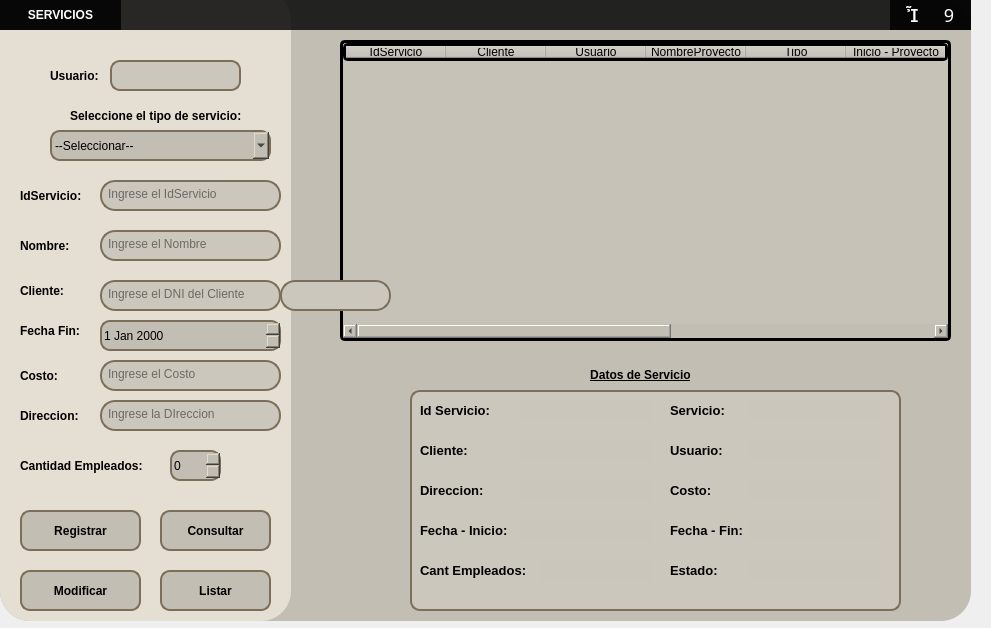
<?xml version="1.0" encoding="UTF-8"?>
<ui version="4.0">
 <class>MainWindow</class>
 <widget class="QMainWindow" name="MainWindow">
  <property name="geometry">
   <rect>
    <x>0</x>
    <y>0</y>
    <width>991</width>
    <height>628</height>
   </rect>
  </property>
  <property name="windowTitle">
   <string>MainWindow</string>
  </property>
  <widget class="QWidget" name="centralwidget">
   <widget class="QWidget" name="widget" native="true">
    <property name="geometry">
     <rect>
      <x>-10</x>
      <y>-10</y>
      <width>991</width>
      <height>641</height>
     </rect>
    </property>
    <property name="styleSheet">
     <string notr="true"/>
    </property>
    <widget class="QFrame" name="frame">
     <property name="geometry">
      <rect>
       <x>10</x>
       <y>10</y>
       <width>971</width>
       <height>621</height>
      </rect>
     </property>
     <property name="styleSheet">
      <string notr="true">
background-color: rgb(195, 190, 180);
border-radius:30px
</string>
     </property>
     <property name="frameShape">
      <enum>QFrame::StyledPanel</enum>
     </property>
     <property name="frameShadow">
      <enum>QFrame::Raised</enum>
     </property>
     <widget class="QWidget" name="widget_2" native="true">
      <property name="geometry">
       <rect>
        <x>0</x>
        <y>0</y>
        <width>971</width>
        <height>30</height>
       </rect>
      </property>
      <property name="styleSheet">
       <string notr="true">background-color:rgba(0,0,0,210);
</string>
      </property>
      <widget class="QLabel" name="label_2">
       <property name="geometry">
        <rect>
         <x>0</x>
         <y>0</y>
         <width>121</width>
         <height>30</height>
        </rect>
       </property>
       <property name="font">
        <font>
         <pointsize>9</pointsize>
         <weight>75</weight>
         <bold>true</bold>
        </font>
       </property>
       <property name="styleSheet">
        <string notr="true">color:rgba(255,255,255,255)</string>
       </property>
       <property name="text">
        <string>&lt;html&gt;&lt;head/&gt;&lt;body&gt;&lt;p align=&quot;center&quot;&gt;SERVICIOS&lt;/p&gt;&lt;/body&gt;&lt;/html&gt;</string>
       </property>
      </widget>
      <widget class="QWidget" name="horizontalWidget_4" native="true">
       <property name="geometry">
        <rect>
         <x>890</x>
         <y>0</y>
         <width>81</width>
         <height>30</height>
        </rect>
       </property>
       <property name="styleSheet">
        <string notr="true">QPushButton{
	background-color:rgba(0,0,0,0);
	color:rgb(255,255,255);
	border-radius:1px;
	font-size:18px;
	font-family:dripicons-v2;
}

QPushButton:hover{
	background-color:rgb(49,48,53)
}

QPushButton#cerrar:hover{
	background-color:rgb(232,17,25)
}

QpushButton:pressed{
	padding-top:5px;
 	padding-left:5px;
}
</string>
       </property>
       <layout class="QHBoxLayout" name="horizontalLayout_4">
        <property name="spacing">
         <number>0</number>
        </property>
        <property name="leftMargin">
         <number>0</number>
        </property>
        <property name="topMargin">
         <number>0</number>
        </property>
        <property name="rightMargin">
         <number>0</number>
        </property>
        <property name="bottomMargin">
         <number>0</number>
        </property>
        <item>
         <widget class="QPushButton" name="btnMinimizar">
          <property name="minimumSize">
           <size>
            <width>30</width>
            <height>30</height>
           </size>
          </property>
          <property name="maximumSize">
           <size>
            <width>30</width>
            <height>30</height>
           </size>
          </property>
          <property name="text">
           <string></string>
          </property>
         </widget>
        </item>
        <item>
         <widget class="QPushButton" name="btnCerrar">
          <property name="minimumSize">
           <size>
            <width>30</width>
            <height>30</height>
           </size>
          </property>
          <property name="maximumSize">
           <size>
            <width>30</width>
            <height>30</height>
           </size>
          </property>
          <property name="text">
           <string>9</string>
          </property>
         </widget>
        </item>
       </layout>
      </widget>
     </widget>
     <widget class="QPushButton" name="btnListar">
      <property name="geometry">
       <rect>
        <x>160</x>
        <y>570</y>
        <width>111</width>
        <height>41</height>
       </rect>
      </property>
      <property name="font">
       <font>
        <pointsize>9</pointsize>
        <weight>75</weight>
        <bold>true</bold>
       </font>
      </property>
      <property name="cursor">
       <cursorShape>PointingHandCursor</cursorShape>
      </property>
      <property name="styleSheet">
       <string notr="true">QPushButton{
background-color: rgb(195, 190, 180);
	color: rgb(0, 0, 0);
	border-radius:10px;
	border:1.5px solid #7c6e59;
}

QPushButton:hover{
background-color: rgb(218, 212, 202);
	border:1.5px solid #7c6e59;
}

QPushButton:pressed{
	padding-left:5px;
	padding-top:5px;
	background-color: rgb(195, 190, 180);
	border:1.5px solid #7c6e59;

}</string>
      </property>
      <property name="text">
       <string>Listar</string>
      </property>
     </widget>
     <widget class="QLabel" name="label_3">
      <property name="geometry">
       <rect>
        <x>0</x>
        <y>-10</y>
        <width>291</width>
        <height>631</height>
       </rect>
      </property>
      <property name="styleSheet">
       <string notr="true">background-color: rgb(228, 222, 211);
border-radius:30px</string>
      </property>
      <property name="text">
       <string/>
      </property>
     </widget>
     <widget class="QLabel" name="label_4">
      <property name="geometry">
       <rect>
        <x>70</x>
        <y>100</y>
        <width>201</width>
        <height>31</height>
       </rect>
      </property>
      <property name="font">
       <font>
        <pointsize>9</pointsize>
        <weight>75</weight>
        <bold>true</bold>
       </font>
      </property>
      <property name="styleSheet">
       <string notr="true">background-color: rgb(228, 222, 211);</string>
      </property>
      <property name="text">
       <string>Seleccione el tipo de servicio:</string>
      </property>
     </widget>
     <widget class="QComboBox" name="cboServicios">
      <property name="geometry">
       <rect>
        <x>50</x>
        <y>130</y>
        <width>221</width>
        <height>31</height>
       </rect>
      </property>
      <property name="styleSheet">
       <string notr="true">border:1.5px solid #7c6e59;
border-radius:10px;</string>
      </property>
      <item>
       <property name="text">
        <string>--Seleccionar--</string>
       </property>
      </item>
      <item>
       <property name="text">
        <string>Obra</string>
       </property>
      </item>
      <item>
       <property name="text">
        <string>Proyecto</string>
       </property>
      </item>
      <item>
       <property name="text">
        <string>Proyecto y Obra</string>
       </property>
      </item>
      <item>
       <property name="text">
        <string>Inspeccion de Calidad</string>
       </property>
      </item>
     </widget>
     <widget class="QTableWidget" name="tblServicios">
      <property name="geometry">
       <rect>
        <x>340</x>
        <y>40</y>
        <width>611</width>
        <height>301</height>
       </rect>
      </property>
      <property name="sizePolicy">
       <sizepolicy hsizetype="Expanding" vsizetype="Expanding">
        <horstretch>0</horstretch>
        <verstretch>0</verstretch>
       </sizepolicy>
      </property>
      <property name="styleSheet">
       <string notr="true">border-radius:5px;
border: 3px solid  #000000;
background-color: rgb(199, 194, 184);
</string>
      </property>
      <column>
       <property name="text">
        <string>IdServicio</string>
       </property>
      </column>
      <column>
       <property name="text">
        <string>Cliente</string>
       </property>
      </column>
      <column>
       <property name="text">
        <string>Usuario</string>
       </property>
      </column>
      <column>
       <property name="text">
        <string>NombreProyecto</string>
       </property>
      </column>
      <column>
       <property name="text">
        <string>Tipo</string>
       </property>
      </column>
      <column>
       <property name="text">
        <string>Inicio - Proyecto</string>
       </property>
       <property name="background">
        <color>
         <red>228</red>
         <green>222</green>
         <blue>211</blue>
        </color>
       </property>
      </column>
      <column>
       <property name="text">
        <string>Fin - Proyecto</string>
       </property>
      </column>
      <column>
       <property name="text">
        <string>Cant. Empleados</string>
       </property>
      </column>
      <column>
       <property name="text">
        <string>Direccion</string>
       </property>
      </column>
      <column>
       <property name="text">
        <string>Costo</string>
       </property>
      </column>
      <column>
       <property name="text">
        <string>Estado</string>
       </property>
      </column>
     </widget>
     <widget class="QLabel" name="label_5">
      <property name="geometry">
       <rect>
        <x>540</x>
        <y>360</y>
        <width>201</width>
        <height>31</height>
       </rect>
      </property>
      <property name="font">
       <font>
        <pointsize>9</pointsize>
        <weight>75</weight>
        <bold>true</bold>
       </font>
      </property>
      <property name="styleSheet">
       <string notr="true">background-color: rgb(195, 190, 180);</string>
      </property>
      <property name="text">
       <string>&lt;html&gt;&lt;head/&gt;&lt;body&gt;&lt;p align=&quot;center&quot;&gt;&lt;span style=&quot; text-decoration: underline;&quot;&gt;Datos de Servicio&lt;/span&gt;&lt;/p&gt;&lt;/body&gt;&lt;/html&gt;</string>
      </property>
     </widget>
     <widget class="QLabel" name="label_7">
      <property name="geometry">
       <rect>
        <x>20</x>
        <y>320</y>
        <width>201</width>
        <height>21</height>
       </rect>
      </property>
      <property name="font">
       <font>
        <pointsize>9</pointsize>
        <weight>75</weight>
        <bold>true</bold>
       </font>
      </property>
      <property name="styleSheet">
       <string notr="true">background-color: rgb(228, 222, 211);</string>
      </property>
      <property name="text">
       <string>Fecha Fin:</string>
      </property>
     </widget>
     <widget class="QDateEdit" name="dateServicio">
      <property name="geometry">
       <rect>
        <x>100</x>
        <y>320</y>
        <width>181</width>
        <height>31</height>
       </rect>
      </property>
      <property name="styleSheet">
       <string notr="true">
border:1.5px solid #7c6e59;
border-radius:10px;</string>
      </property>
     </widget>
     <widget class="QLabel" name="label_8">
      <property name="geometry">
       <rect>
        <x>20</x>
        <y>360</y>
        <width>201</width>
        <height>31</height>
       </rect>
      </property>
      <property name="font">
       <font>
        <pointsize>9</pointsize>
        <weight>75</weight>
        <bold>true</bold>
       </font>
      </property>
      <property name="styleSheet">
       <string notr="true">background-color: rgb(228, 222, 211);</string>
      </property>
      <property name="text">
       <string>Costo:</string>
      </property>
     </widget>
     <widget class="QLineEdit" name="txtCosto">
      <property name="geometry">
       <rect>
        <x>100</x>
        <y>360</y>
        <width>181</width>
        <height>31</height>
       </rect>
      </property>
      <property name="styleSheet">
       <string notr="true">background-color: rgb(204, 199, 189);
border:1.5px solid #7c6e59;
border-radius:15px;
color:rgba(0,0,0,240);
padding-bottom:4px;
padding-left:4px</string>
      </property>
      <property name="placeholderText">
       <string>Ingrese el Costo</string>
      </property>
     </widget>
     <widget class="QLabel" name="label_9">
      <property name="geometry">
       <rect>
        <x>20</x>
        <y>400</y>
        <width>201</width>
        <height>31</height>
       </rect>
      </property>
      <property name="font">
       <font>
        <pointsize>9</pointsize>
        <weight>75</weight>
        <bold>true</bold>
       </font>
      </property>
      <property name="styleSheet">
       <string notr="true">background-color: rgb(228, 222, 211);</string>
      </property>
      <property name="text">
       <string>Direccion:</string>
      </property>
     </widget>
     <widget class="QLineEdit" name="txtDireccion">
      <property name="geometry">
       <rect>
        <x>100</x>
        <y>400</y>
        <width>181</width>
        <height>31</height>
       </rect>
      </property>
      <property name="styleSheet">
       <string notr="true">background-color: rgb(204, 199, 189);
border:1.5px solid #7c6e59;
border-radius:15px;
color:rgba(0,0,0,240);
padding-bottom:4px;
padding-left:4px</string>
      </property>
      <property name="placeholderText">
       <string>Ingrese la DIreccion</string>
      </property>
     </widget>
     <widget class="QPushButton" name="btnModificar">
      <property name="geometry">
       <rect>
        <x>20</x>
        <y>570</y>
        <width>121</width>
        <height>41</height>
       </rect>
      </property>
      <property name="font">
       <font>
        <pointsize>9</pointsize>
        <weight>75</weight>
        <bold>true</bold>
       </font>
      </property>
      <property name="cursor">
       <cursorShape>PointingHandCursor</cursorShape>
      </property>
      <property name="styleSheet">
       <string notr="true">QPushButton{
background-color: rgb(195, 190, 180);
	color: rgb(0, 0, 0);
	border-radius:10px;
	border:1.5px solid #7c6e59;
}

QPushButton:hover{
background-color: rgb(218, 212, 202);
	border:1.5px solid #7c6e59;
}

QPushButton:pressed{
	padding-left:5px;
	padding-top:5px;
	background-color: rgb(195, 190, 180);
	border:1.5px solid #7c6e59;

}</string>
      </property>
      <property name="text">
       <string>Modificar</string>
      </property>
     </widget>
     <widget class="QLabel" name="label_17">
      <property name="geometry">
       <rect>
        <x>20</x>
        <y>230</y>
        <width>201</width>
        <height>31</height>
       </rect>
      </property>
      <property name="font">
       <font>
        <pointsize>9</pointsize>
        <weight>75</weight>
        <bold>true</bold>
       </font>
      </property>
      <property name="styleSheet">
       <string notr="true">background-color: rgb(228, 222, 211);</string>
      </property>
      <property name="text">
       <string>Nombre:</string>
      </property>
     </widget>
     <widget class="QLineEdit" name="txtNombre">
      <property name="geometry">
       <rect>
        <x>100</x>
        <y>230</y>
        <width>181</width>
        <height>31</height>
       </rect>
      </property>
      <property name="styleSheet">
       <string notr="true">background-color: rgb(204, 199, 189);
border:1.5px solid #7c6e59;
border-radius:15px;
color:rgba(0,0,0,240);
padding-bottom:4px;
padding-left:4px</string>
      </property>
      <property name="placeholderText">
       <string>Ingrese el Nombre</string>
      </property>
     </widget>
     <widget class="QLabel" name="label_16">
      <property name="geometry">
       <rect>
        <x>20</x>
        <y>180</y>
        <width>201</width>
        <height>31</height>
       </rect>
      </property>
      <property name="font">
       <font>
        <pointsize>9</pointsize>
        <weight>75</weight>
        <bold>true</bold>
       </font>
      </property>
      <property name="styleSheet">
       <string notr="true">background-color: rgb(228, 222, 211);</string>
      </property>
      <property name="text">
       <string>IdServicio:</string>
      </property>
     </widget>
     <widget class="QLineEdit" name="txtID">
      <property name="geometry">
       <rect>
        <x>100</x>
        <y>180</y>
        <width>181</width>
        <height>31</height>
       </rect>
      </property>
      <property name="styleSheet">
       <string notr="true">background-color: rgb(204, 199, 189);
border:1.5px solid #7c6e59;
border-radius:15px;
color:rgba(0,0,0,240);
padding-bottom:4px;
padding-left:4px</string>
      </property>
      <property name="text">
       <string/>
      </property>
      <property name="placeholderText">
       <string>Ingrese el IdServicio</string>
      </property>
     </widget>
     <widget class="QLabel" name="label_19">
      <property name="geometry">
       <rect>
        <x>50</x>
        <y>60</y>
        <width>201</width>
        <height>31</height>
       </rect>
      </property>
      <property name="font">
       <font>
        <pointsize>9</pointsize>
        <weight>75</weight>
        <bold>true</bold>
       </font>
      </property>
      <property name="styleSheet">
       <string notr="true">background-color: rgb(228, 222, 211);</string>
      </property>
      <property name="text">
       <string>Usuario:</string>
      </property>
     </widget>
     <widget class="QLabel" name="txtEmpleado">
      <property name="geometry">
       <rect>
        <x>110</x>
        <y>60</y>
        <width>131</width>
        <height>31</height>
       </rect>
      </property>
      <property name="styleSheet">
       <string notr="true">color: rgb(0, 0, 0);
background-color: rgb(204, 199, 189);
border:1.5px solid #7c6e59;
border-radius:10px;</string>
      </property>
      <property name="text">
       <string/>
      </property>
     </widget>
     <widget class="QLabel" name="label_18">
      <property name="geometry">
       <rect>
        <x>20</x>
        <y>280</y>
        <width>201</width>
        <height>21</height>
       </rect>
      </property>
      <property name="font">
       <font>
        <pointsize>9</pointsize>
        <weight>75</weight>
        <bold>true</bold>
       </font>
      </property>
      <property name="styleSheet">
       <string notr="true">background-color: rgb(228, 222, 211);</string>
      </property>
      <property name="text">
       <string>Cliente:</string>
      </property>
     </widget>
     <widget class="QLabel" name="label_20">
      <property name="geometry">
       <rect>
        <x>20</x>
        <y>450</y>
        <width>201</width>
        <height>31</height>
       </rect>
      </property>
      <property name="font">
       <font>
        <pointsize>9</pointsize>
        <weight>75</weight>
        <bold>true</bold>
       </font>
      </property>
      <property name="styleSheet">
       <string notr="true">background-color: rgb(228, 222, 211);</string>
      </property>
      <property name="text">
       <string>Cantidad Empleados:</string>
      </property>
     </widget>
     <widget class="QSpinBox" name="spnCantidad">
      <property name="geometry">
       <rect>
        <x>170</x>
        <y>450</y>
        <width>51</width>
        <height>31</height>
       </rect>
      </property>
      <property name="styleSheet">
       <string notr="true">
border:1.5px solid #7c6e59;
border-radius:10px;</string>
      </property>
     </widget>
     <widget class="QPushButton" name="btnRegistrar">
      <property name="geometry">
       <rect>
        <x>20</x>
        <y>510</y>
        <width>121</width>
        <height>41</height>
       </rect>
      </property>
      <property name="font">
       <font>
        <pointsize>9</pointsize>
        <weight>75</weight>
        <bold>true</bold>
       </font>
      </property>
      <property name="cursor">
       <cursorShape>PointingHandCursor</cursorShape>
      </property>
      <property name="styleSheet">
       <string notr="true">QPushButton{
background-color: rgb(195, 190, 180);
	color: rgb(0, 0, 0);
	border-radius:10px;
	border:1.5px solid #7c6e59;
}

QPushButton:hover{
background-color: rgb(218, 212, 202);
	border:1.5px solid #7c6e59;
}

QPushButton:pressed{
	padding-left:5px;
	padding-top:5px;
	background-color: rgb(195, 190, 180);
	border:1.5px solid #7c6e59;

}
</string>
      </property>
      <property name="text">
       <string>Registrar</string>
      </property>
     </widget>
     <widget class="QPushButton" name="btnConsultar">
      <property name="geometry">
       <rect>
        <x>160</x>
        <y>510</y>
        <width>111</width>
        <height>41</height>
       </rect>
      </property>
      <property name="font">
       <font>
        <pointsize>9</pointsize>
        <weight>75</weight>
        <bold>true</bold>
       </font>
      </property>
      <property name="cursor">
       <cursorShape>PointingHandCursor</cursorShape>
      </property>
      <property name="styleSheet">
       <string notr="true">QPushButton{
background-color: rgb(195, 190, 180);
	color: rgb(0, 0, 0);
	border-radius:10px;
	border:1.5px solid #7c6e59;
}

QPushButton:hover{
background-color: rgb(218, 212, 202);
	border:1.5px solid #7c6e59;
}

QPushButton:pressed{
	padding-left:5px;
	padding-top:5px;
	background-color: rgb(195, 190, 180);
	border:1.5px solid #7c6e59;

}</string>
      </property>
      <property name="text">
       <string>Consultar</string>
      </property>
     </widget>
     <widget class="QLineEdit" name="txtCliente">
      <property name="geometry">
       <rect>
        <x>100</x>
        <y>280</y>
        <width>181</width>
        <height>31</height>
       </rect>
      </property>
      <property name="styleSheet">
       <string notr="true">background-color: rgb(204, 199, 189);
border:1.5px solid #7c6e59;
border-radius:15px;
color:rgba(0,0,0,240);
padding-bottom:4px;
padding-left:4px</string>
      </property>
      <property name="placeholderText">
       <string>Ingrese el DNI del Cliente</string>
      </property>
     </widget>
     <widget class="QLabel" name="label">
      <property name="geometry">
       <rect>
        <x>420</x>
        <y>400</y>
        <width>81</width>
        <height>21</height>
       </rect>
      </property>
      <property name="styleSheet">
       <string notr="true">background-color: rgb(204, 199, 189);</string>
      </property>
      <property name="text">
       <string>&lt;html&gt;&lt;head/&gt;&lt;body&gt;&lt;p&gt;&lt;span style=&quot; font-size:10pt; font-weight:600;&quot;&gt;Id Servicio:&lt;/span&gt;&lt;/p&gt;&lt;/body&gt;&lt;/html&gt;</string>
      </property>
     </widget>
     <widget class="QLabel" name="label_6">
      <property name="geometry">
       <rect>
        <x>670</x>
        <y>400</y>
        <width>71</width>
        <height>21</height>
       </rect>
      </property>
      <property name="styleSheet">
       <string notr="true">background-color: rgb(204, 199, 189);</string>
      </property>
      <property name="text">
       <string>&lt;html&gt;&lt;head/&gt;&lt;body&gt;&lt;p&gt;&lt;span style=&quot; font-size:10pt; font-weight:600;&quot;&gt;Servicio:&lt;/span&gt;&lt;/p&gt;&lt;/body&gt;&lt;/html&gt;</string>
      </property>
     </widget>
     <widget class="QLabel" name="label_10">
      <property name="geometry">
       <rect>
        <x>420</x>
        <y>440</y>
        <width>81</width>
        <height>21</height>
       </rect>
      </property>
      <property name="styleSheet">
       <string notr="true">background-color: rgb(204, 199, 189);</string>
      </property>
      <property name="text">
       <string>&lt;html&gt;&lt;head/&gt;&lt;body&gt;&lt;p&gt;&lt;span style=&quot; font-size:10pt; font-weight:600;&quot;&gt;Cliente:&lt;/span&gt;&lt;/p&gt;&lt;/body&gt;&lt;/html&gt;</string>
      </property>
     </widget>
     <widget class="QLabel" name="label_11">
      <property name="geometry">
       <rect>
        <x>420</x>
        <y>520</y>
        <width>101</width>
        <height>21</height>
       </rect>
      </property>
      <property name="styleSheet">
       <string notr="true">background-color: rgb(204, 199, 189);</string>
      </property>
      <property name="text">
       <string>&lt;html&gt;&lt;head/&gt;&lt;body&gt;&lt;p&gt;&lt;span style=&quot; font-size:10pt; font-weight:600;&quot;&gt;Fecha - Inicio:&lt;/span&gt;&lt;/p&gt;&lt;/body&gt;&lt;/html&gt;</string>
      </property>
     </widget>
     <widget class="QLabel" name="label_12">
      <property name="geometry">
       <rect>
        <x>670</x>
        <y>520</y>
        <width>81</width>
        <height>21</height>
       </rect>
      </property>
      <property name="styleSheet">
       <string notr="true">background-color: rgb(204, 199, 189);</string>
      </property>
      <property name="text">
       <string>&lt;html&gt;&lt;head/&gt;&lt;body&gt;&lt;p&gt;&lt;span style=&quot; font-size:10pt; font-weight:600;&quot;&gt;Fecha - Fin:&lt;/span&gt;&lt;/p&gt;&lt;/body&gt;&lt;/html&gt;</string>
      </property>
     </widget>
     <widget class="QLabel" name="label_14">
      <property name="geometry">
       <rect>
        <x>670</x>
        <y>480</y>
        <width>91</width>
        <height>21</height>
       </rect>
      </property>
      <property name="styleSheet">
       <string notr="true">background-color: rgb(204, 199, 189);</string>
      </property>
      <property name="text">
       <string>&lt;html&gt;&lt;head/&gt;&lt;body&gt;&lt;p&gt;&lt;span style=&quot; font-size:10pt; font-weight:600;&quot;&gt;Costo:&lt;/span&gt;&lt;/p&gt;&lt;/body&gt;&lt;/html&gt;</string>
      </property>
     </widget>
     <widget class="QLabel" name="label_15">
      <property name="geometry">
       <rect>
        <x>420</x>
        <y>480</y>
        <width>81</width>
        <height>21</height>
       </rect>
      </property>
      <property name="styleSheet">
       <string notr="true">background-color: rgb(204, 199, 189);</string>
      </property>
      <property name="text">
       <string>&lt;html&gt;&lt;head/&gt;&lt;body&gt;&lt;p&gt;&lt;span style=&quot; font-size:10pt; font-weight:600;&quot;&gt;Direccion:&lt;/span&gt;&lt;/p&gt;&lt;/body&gt;&lt;/html&gt;</string>
      </property>
     </widget>
     <widget class="QLabel" name="label_13">
      <property name="geometry">
       <rect>
        <x>410</x>
        <y>390</y>
        <width>491</width>
        <height>221</height>
       </rect>
      </property>
      <property name="styleSheet">
       <string notr="true">color: rgb(0, 0, 0);
background-color: rgb(204, 199, 189);
border:2px solid #7c6e59;
border-radius:10px;</string>
      </property>
      <property name="text">
       <string/>
      </property>
     </widget>
     <widget class="QLabel" name="datoServicio">
      <property name="geometry">
       <rect>
        <x>520</x>
        <y>400</y>
        <width>131</width>
        <height>21</height>
       </rect>
      </property>
      <property name="styleSheet">
       <string notr="true">background-color: rgb(203, 198, 188);</string>
      </property>
      <property name="text">
       <string/>
      </property>
     </widget>
     <widget class="QLabel" name="datoCliente">
      <property name="geometry">
       <rect>
        <x>520</x>
        <y>440</y>
        <width>131</width>
        <height>21</height>
       </rect>
      </property>
      <property name="styleSheet">
       <string notr="true">background-color: rgb(203, 198, 188);</string>
      </property>
      <property name="text">
       <string/>
      </property>
     </widget>
     <widget class="QLabel" name="datoFechaInicio">
      <property name="geometry">
       <rect>
        <x>520</x>
        <y>520</y>
        <width>131</width>
        <height>21</height>
       </rect>
      </property>
      <property name="styleSheet">
       <string notr="true">background-color: rgb(203, 198, 188);</string>
      </property>
      <property name="text">
       <string/>
      </property>
     </widget>
     <widget class="QLabel" name="datoDireccion">
      <property name="geometry">
       <rect>
        <x>520</x>
        <y>480</y>
        <width>131</width>
        <height>21</height>
       </rect>
      </property>
      <property name="styleSheet">
       <string notr="true">background-color: rgb(203, 198, 188);</string>
      </property>
      <property name="text">
       <string/>
      </property>
     </widget>
     <widget class="QLabel" name="datoNombre">
      <property name="geometry">
       <rect>
        <x>750</x>
        <y>400</y>
        <width>131</width>
        <height>21</height>
       </rect>
      </property>
      <property name="styleSheet">
       <string notr="true">background-color: rgb(203, 198, 188);</string>
      </property>
      <property name="text">
       <string/>
      </property>
     </widget>
     <widget class="QLabel" name="datoCosto">
      <property name="geometry">
       <rect>
        <x>750</x>
        <y>480</y>
        <width>131</width>
        <height>21</height>
       </rect>
      </property>
      <property name="styleSheet">
       <string notr="true">background-color: rgb(203, 198, 188);</string>
      </property>
      <property name="text">
       <string/>
      </property>
     </widget>
     <widget class="QLabel" name="datoFechaFin">
      <property name="geometry">
       <rect>
        <x>750</x>
        <y>520</y>
        <width>131</width>
        <height>21</height>
       </rect>
      </property>
      <property name="styleSheet">
       <string notr="true">background-color: rgb(203, 198, 188);</string>
      </property>
      <property name="text">
       <string/>
      </property>
     </widget>
     <widget class="QListWidget" name="listSugerencias">
      <property name="geometry">
       <rect>
        <x>280</x>
        <y>280</y>
        <width>111</width>
        <height>31</height>
       </rect>
      </property>
      <property name="font">
       <font>
        <pointsize>11</pointsize>
       </font>
      </property>
      <property name="styleSheet">
       <string notr="true">background-color: rgb(204, 199, 189);
border:1.5px solid #7c6e59;
border-radius:15px;
color:rgba(0,0,0,240);
padding-bottom:4px;
padding-left:4px</string>
      </property>
     </widget>
     <widget class="QLabel" name="label_21">
      <property name="geometry">
       <rect>
        <x>670</x>
        <y>440</y>
        <width>81</width>
        <height>21</height>
       </rect>
      </property>
      <property name="styleSheet">
       <string notr="true">background-color: rgb(204, 199, 189);</string>
      </property>
      <property name="text">
       <string>&lt;html&gt;&lt;head/&gt;&lt;body&gt;&lt;p&gt;&lt;span style=&quot; font-size:10pt; font-weight:600;&quot;&gt;Usuario:&lt;/span&gt;&lt;/p&gt;&lt;/body&gt;&lt;/html&gt;</string>
      </property>
     </widget>
     <widget class="QLabel" name="datoUsuario">
      <property name="geometry">
       <rect>
        <x>750</x>
        <y>440</y>
        <width>131</width>
        <height>21</height>
       </rect>
      </property>
      <property name="styleSheet">
       <string notr="true">background-color: rgb(203, 198, 188);</string>
      </property>
      <property name="text">
       <string/>
      </property>
     </widget>
     <widget class="QLabel" name="datoEmpl">
      <property name="geometry">
       <rect>
        <x>540</x>
        <y>560</y>
        <width>111</width>
        <height>21</height>
       </rect>
      </property>
      <property name="styleSheet">
       <string notr="true">background-color: rgb(203, 198, 188);</string>
      </property>
      <property name="text">
       <string/>
      </property>
     </widget>
     <widget class="QLabel" name="label_22">
      <property name="geometry">
       <rect>
        <x>420</x>
        <y>560</y>
        <width>111</width>
        <height>21</height>
       </rect>
      </property>
      <property name="styleSheet">
       <string notr="true">background-color: rgb(204, 199, 189);</string>
      </property>
      <property name="text">
       <string>&lt;html&gt;&lt;head/&gt;&lt;body&gt;&lt;p&gt;&lt;span style=&quot; font-size:10pt; font-weight:600;&quot;&gt;Cant Empleados:&lt;/span&gt;&lt;/p&gt;&lt;/body&gt;&lt;/html&gt;</string>
      </property>
     </widget>
     <widget class="QLabel" name="label_23">
      <property name="geometry">
       <rect>
        <x>670</x>
        <y>560</y>
        <width>71</width>
        <height>21</height>
       </rect>
      </property>
      <property name="styleSheet">
       <string notr="true">background-color: rgb(204, 199, 189);</string>
      </property>
      <property name="text">
       <string>&lt;html&gt;&lt;head/&gt;&lt;body&gt;&lt;p&gt;&lt;span style=&quot; font-size:10pt; font-weight:600;&quot;&gt;Estado:&lt;/span&gt;&lt;/p&gt;&lt;/body&gt;&lt;/html&gt;</string>
      </property>
     </widget>
     <widget class="QLabel" name="datoEstado">
      <property name="geometry">
       <rect>
        <x>750</x>
        <y>560</y>
        <width>131</width>
        <height>21</height>
       </rect>
      </property>
      <property name="styleSheet">
       <string notr="true">background-color: rgb(203, 198, 188);</string>
      </property>
      <property name="text">
       <string/>
      </property>
     </widget>
     <zorder>label_3</zorder>
     <zorder>widget_2</zorder>
     <zorder>label_4</zorder>
     <zorder>cboServicios</zorder>
     <zorder>tblServicios</zorder>
     <zorder>label_5</zorder>
     <zorder>label_7</zorder>
     <zorder>dateServicio</zorder>
     <zorder>label_8</zorder>
     <zorder>txtCosto</zorder>
     <zorder>label_9</zorder>
     <zorder>txtDireccion</zorder>
     <zorder>btnListar</zorder>
     <zorder>btnModificar</zorder>
     <zorder>label_17</zorder>
     <zorder>txtNombre</zorder>
     <zorder>label_16</zorder>
     <zorder>txtID</zorder>
     <zorder>label_19</zorder>
     <zorder>txtEmpleado</zorder>
     <zorder>label_18</zorder>
     <zorder>label_20</zorder>
     <zorder>spnCantidad</zorder>
     <zorder>btnRegistrar</zorder>
     <zorder>btnConsultar</zorder>
     <zorder>txtCliente</zorder>
     <zorder>label_13</zorder>
     <zorder>label_10</zorder>
     <zorder>label_6</zorder>
     <zorder>label_11</zorder>
     <zorder>label_15</zorder>
     <zorder>label</zorder>
     <zorder>label_14</zorder>
     <zorder>label_12</zorder>
     <zorder>datoServicio</zorder>
     <zorder>datoCliente</zorder>
     <zorder>datoFechaInicio</zorder>
     <zorder>datoDireccion</zorder>
     <zorder>datoNombre</zorder>
     <zorder>datoCosto</zorder>
     <zorder>datoFechaFin</zorder>
     <zorder>listSugerencias</zorder>
     <zorder>label_21</zorder>
     <zorder>datoUsuario</zorder>
     <zorder>datoEmpl</zorder>
     <zorder>label_22</zorder>
     <zorder>label_23</zorder>
     <zorder>datoEstado</zorder>
    </widget>
   </widget>
  </widget>
 </widget>
 <resources>
  <include location="Imagenes/QT_imagenes.qrc"/>
 </resources>
 <connections/>
</ui>
